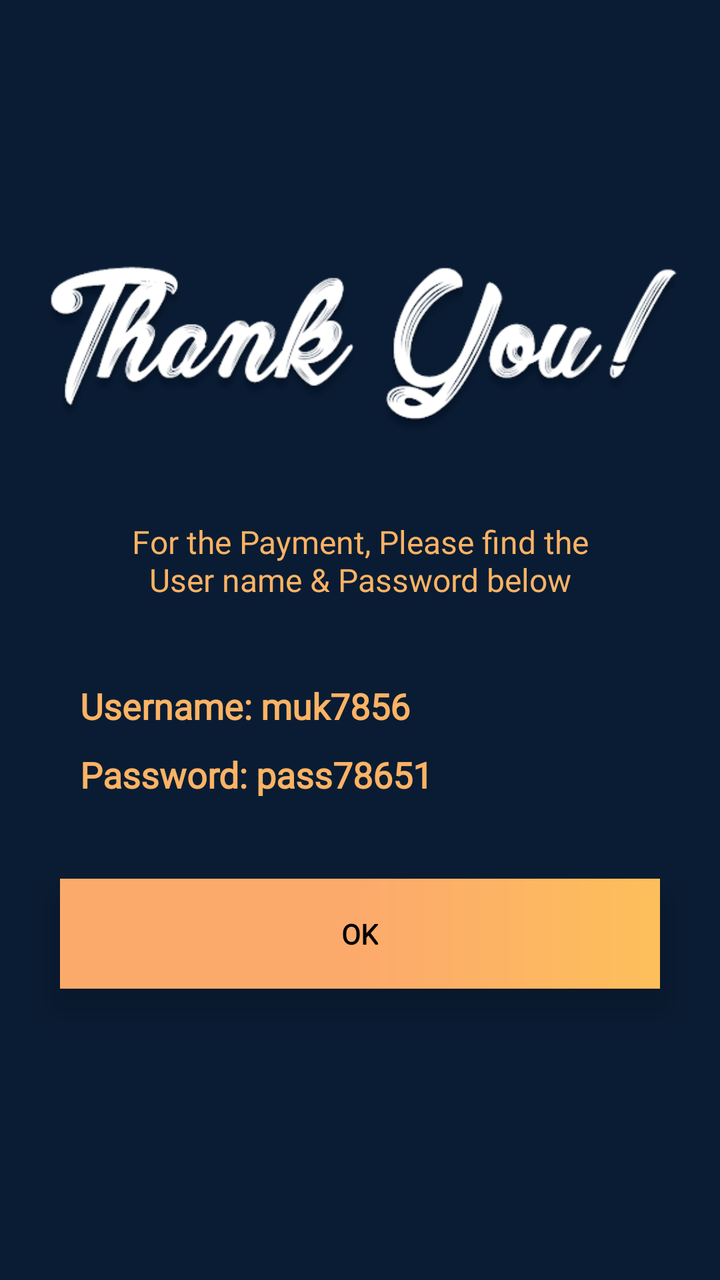
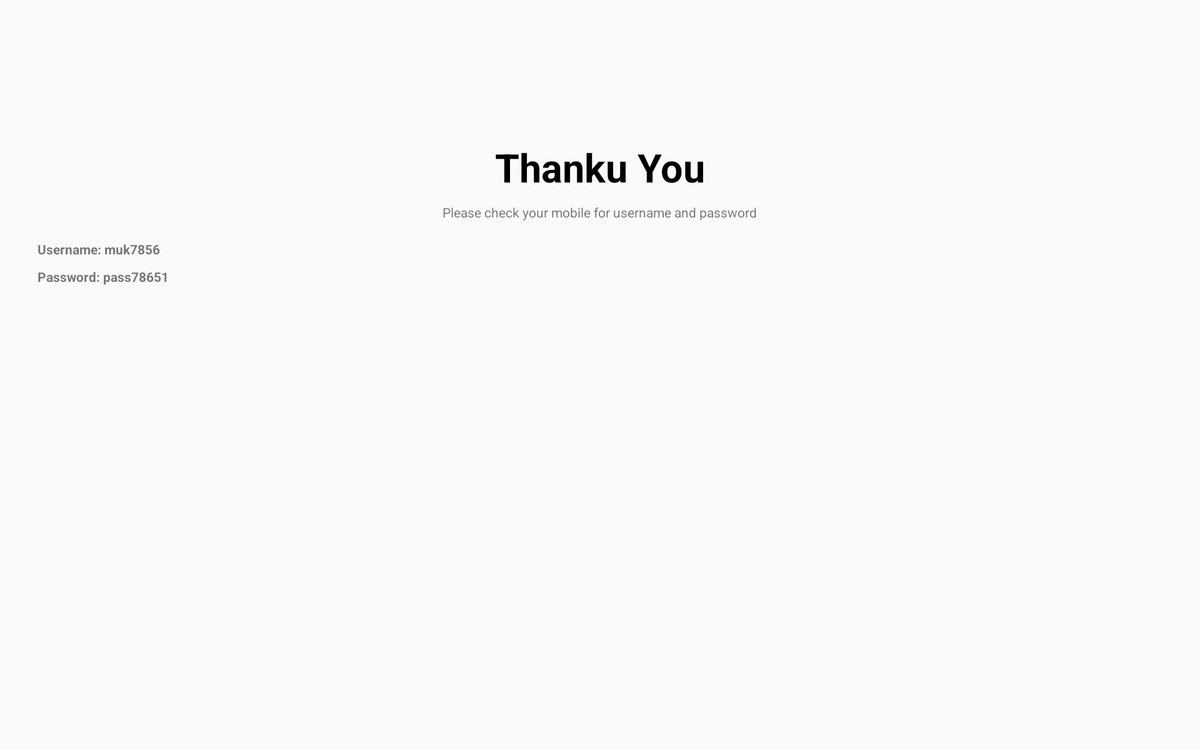

An Android layout and its configuration variant, each rendered on a device that would load it. The default file and the variant file are quoted in full after the pictures.
<!-- AndroidManifest.xml: application theme Noactionbar -->
<!-- res/layout/thankuview.xml -->
<?xml version="1.0" encoding="utf-8"?>
<layout xmlns:tools="http://schemas.android.com/tools"
    xmlns:android="http://schemas.android.com/apk/res/android"
    xmlns:app="http://schemas.android.com/apk/res-auto">
<LinearLayout
    android:layout_width="match_parent"
    android:layout_height="match_parent"
    android:background="@color/bg"
    android:orientation="vertical">

     <ImageView
         android:layout_width="wrap_content"
         android:layout_height="150dp"
         android:src="@drawable/thanku"
         android:padding="@dimen/twoenty"
         android:layout_marginTop="100dp"
         />

    <androidx.appcompat.widget.AppCompatTextView
        android:id="@+id/thankutext"
        android:layout_width="wrap_content"
        android:layout_height="wrap_content"
        android:text="Thanku You"
        android:textSize="42sp"
        android:visibility="gone"
        android:fontFamily="@font/popreg"
        android:layout_marginTop="150dp"
        android:textColor="@color/orabgetext"
        android:textStyle="bold"
        android:layout_gravity="center"
        android:layout_centerInParent="true"
        />

    <androidx.appcompat.widget.AppCompatTextView
        android:id="@+id/plscheckmobileno"
        android:layout_width="wrap_content"
        android:layout_height="wrap_content"
        android:layout_marginTop="10dp"
        android:text="@string/thankutext"
        android:textSize="16sp"
        android:fontFamily="@font/popreg"
        android:textColor="@color/orabgetext"
        android:gravity="center"
        android:layout_marginStart="60dp"
        android:layout_marginEnd="60dp"
        android:layout_gravity="center"
        android:layout_below="@+id/thankutext"
        android:textStyle="normal"
        />



    <androidx.appcompat.widget.AppCompatTextView
        android:id="@+id/username"
        android:layout_width="match_parent"
        android:layout_height="wrap_content"
        android:layout_marginStart="40dp"
        android:layout_marginTop="40dp"
        android:text="Username: muk7856"
        android:textSize="18sp"
        android:fontFamily="@font/popreg"
        android:textColor="@color/orabgetext"
        android:gravity="left"
        android:layout_below="@+id/plscheckmobileno"
        android:textStyle="bold"
        />


    <androidx.appcompat.widget.AppCompatTextView
        android:id="@+id/password"
        android:layout_width="match_parent"
        android:layout_height="wrap_content"
        android:layout_marginStart="40dp"
        android:layout_marginTop="10dp"
        android:text="Password: pass78651"
        android:gravity="left"
        android:textSize="18sp"
        android:fontFamily="@font/popreg"
        android:textColor="@color/orabgetext"
        android:layout_below="@+id/username"
        android:textStyle="bold"
        />

        <RelativeLayout
            android:id="@+id/okay"
            android:layout_width="match_parent"
            android:layout_height="55dp"
            android:elevation="@dimen/ten"
            android:layout_marginStart="@dimen/thirty"
            android:layout_marginEnd="@dimen/thirty"
            android:layout_marginTop="40dp"

            android:background="@drawable/gradient"
            android:layout_gravity="center">

        <androidx.appcompat.widget.AppCompatTextView
            android:layout_width="wrap_content"
            android:layout_height="wrap_content"
            android:text="OK"
            android:textStyle="bold"
            android:fontFamily="@font/popreg"
            android:layout_centerInParent="true"
            android:textColor="@android:color/black"
            android:layout_gravity="center"
            />

        </RelativeLayout>


</LinearLayout>
</layout>
<!-- resources referenced by this layout -->
<resources>
  <color name="bg">#0a1c33</color>
  <color name="orabgetext">#fcb364</color>
  <dimen name="ten">10dp</dimen>
  <dimen name="thirty">30dp</dimen>
  <dimen name="twoenty">20dp</dimen>
  <!-- drawable gradient (drawable) -->
  <?xml version="1.0" encoding="utf-8"?>
  <shape xmlns:android="http://schemas.android.com/apk/res/android"
  android:shape="rectangle">
  <corners android:radius="0dp"/>
  
  <gradient
      android:startColor="#fcaa6c"
      android:centerColor="#fcaa6c"
      android:type="linear"
      android:endColor="#fdbf5b">
  </gradient>
  
  </shape>
  <!-- drawable thanku: png bitmap (drawable, 60875 bytes) -->
  <string name="thankutext">For the Payment, Please find the User name &amp; Password below</string>
  <style name="Noactionbar" parent="Theme.AppCompat.Light.NoActionBar">
          
          <item name="colorPrimary">@color/colorPrimary</item>
          <item name="colorPrimaryDark">@color/colorPrimaryDark</item>
          <item name="colorAccent">@color/colorPrimary</item>
      </style>
  <color name="colorPrimary">#008577</color>
  <color name="colorPrimaryDark">#18293e</color>
</resources>
<!-- res/layout-sw720dp/thankuview.xml (the repository's variant of the layout above) -->
<!-- drawn on a large tablet held sideways -->
<?xml version="1.0" encoding="utf-8"?>
<layout xmlns:tools="http://schemas.android.com/tools"
    xmlns:android="http://schemas.android.com/apk/res/android">
<LinearLayout
    android:layout_width="match_parent"
    android:layout_height="match_parent"
    android:orientation="vertical">
    
    <androidx.appcompat.widget.AppCompatTextView
        android:id="@+id/thankutext"
        android:layout_width="wrap_content"
        android:layout_height="wrap_content"
        android:text="Thanku You"
        android:textSize="42sp"
        android:layout_marginTop="150dp"
        android:textColor="@android:color/black"
        android:textStyle="bold"
        android:layout_gravity="center"
        android:layout_centerInParent="true"
        />

    <androidx.appcompat.widget.AppCompatTextView
        android:id="@+id/plscheckmobileno"
        android:layout_width="wrap_content"
        android:layout_height="wrap_content"
        android:layout_marginTop="10dp"
        android:text="Please check your mobile for username and password"
        android:textSize="14sp"
        android:gravity="center"
        android:layout_marginStart="40dp"
        android:layout_marginEnd="40dp"
        android:layout_gravity="center"
        android:layout_below="@+id/thankutext"
        android:textStyle="normal"
        />

    <androidx.appcompat.widget.AppCompatTextView
        android:id="@+id/username"
        android:layout_width="match_parent"
        android:layout_height="wrap_content"
        android:layout_marginStart="40dp"
        android:layout_marginTop="20dp"
        android:text="Username: muk7856"
        android:textSize="14sp"
        android:gravity="left"
        android:layout_below="@+id/plscheckmobileno"
        android:textStyle="bold"
        />

    <androidx.appcompat.widget.AppCompatTextView
        android:id="@+id/password"
        android:layout_width="match_parent"
        android:layout_height="wrap_content"
        android:layout_marginStart="40dp"
        android:layout_marginTop="10dp"
        android:text="Password: pass78651"
        android:textSize="14sp"
        android:gravity="left"
        android:layout_below="@+id/username"
        android:textStyle="bold"
        />

</LinearLayout>
</layout>
<!-- resources referenced by the variant -->
<!-- as a large tablet held sideways resolves them -->
<resources>
  <style name="Noactionbar" parent="Theme.AppCompat.Light.NoActionBar">
          
          <item name="colorPrimary">@color/colorPrimary</item>
          <item name="colorPrimaryDark">@color/colorPrimaryDark</item>
          <item name="colorAccent">@color/colorPrimary</item>
      </style>
  <color name="colorPrimary">#008577</color>
  <color name="colorPrimaryDark">#18293e</color>
</resources>
